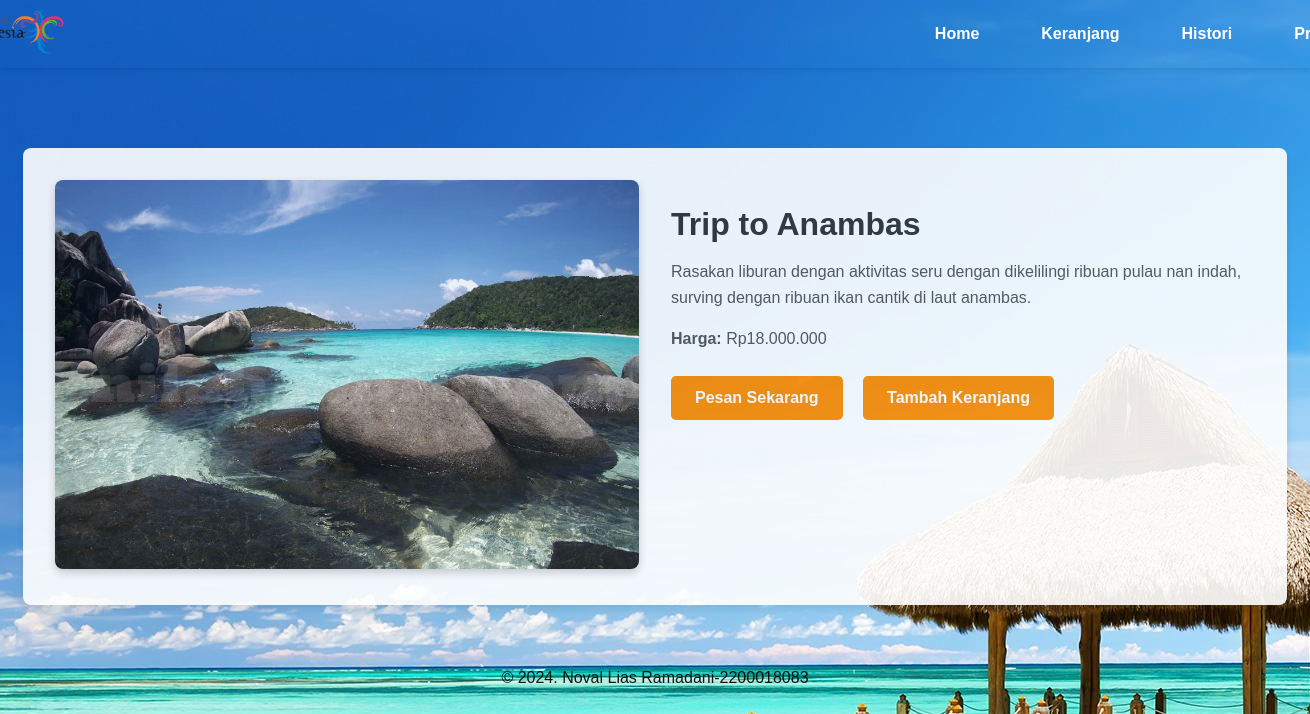
Page /booking/detail.php?id=1 on the committed database.
### tables this page shows
CREATE TABLE `packages` (
  `id` int(11) NOT NULL,
  `image` varchar(255) NOT NULL,
  `title` varchar(100) NOT NULL,
  `description` text NOT NULL,
  `price` decimal(10,2) NOT NULL
);

### booking/detail.php (the view, shortened to what this page needs)
<?php
$servername = "localhost";
$username = "root";
$password = "";
$dbname = "wisata";
$conn = new mysqli($servername, $username, $password, $dbname);
$id = isset($_GET['id']) ? (int)$_GET['id'] : 0;
$sql = "SELECT * FROM packages WHERE id = $id";
$result = $conn->query($sql);
if ($result->num_rows > 0) {
    $package = $result->fetch_assoc();
} else {
    echo "Paket tidak ditemukan.";
    exit;
}
?>
<!DOCTYPE html>
<html lang="en">
<head>
    <link rel="stylesheet" href="detail.css">
</head>
<body>
    <header>
        <div class="container">
            <a href="index.php" class="logo">
                <img src="/Responsipwd/asset/asind/wfi.png" alt="Logo">
            </a>
            <nav>
                <ul>
                    <li><a href="index.php">Home</a></li>
                    <li><a href="keranjang.php">Keranjang</a></li>
                    <li><a href="histori.php">Histori</a></li>
                    <li><a href="profile.php">Profile</a></li>
                </ul>
            </nav>
        </div>
    </header>
    <main>
        <section class="about-section">
            <div class="about-image">
                <img src="<?= $package['image'] ?>" alt="<?= $package['title'] ?>">
            </div>
            <div class="about-content">
                <h1><?= $package['title'] ?></h1>
                <p><?= $package['description'] ?></p>
                <p><strong>Harga: </strong>Rp<?= number_format($package['price'], 0, ',', '.') ?></p>
                <div class="button-group">
                    <a href="bookingorder.php?checkout_now=<?= $package['id'] ?>" class="btn-order">Pesan Sekarang</a>
                    <a href="detail.php?action=add&id=<?= $package['id'] ?>" class="btn-cart">Tambah Keranjang</a>
                </div>
            </div>
        </section>
    </main>
    <footer>
        <p>&copy; 2024. Noval Lias Ramadani-2200018083</p>
    </footer>
</body>
</html>

### booking/detail.css (style rules this page uses)
body { margin: 0; padding: 0; font-family: 'Arial', sans-serif; background: url("http://localhost/Responsipwd/booking/asset/bgmain1.jpg"); }
header { background: transparent; color: #fff; padding: 0.5rem 0; box-shadow: 0 2px 5px rgba(0, 0, 0, 0.1); position: sticky; top: 0; z-index: 1000; transition: background-color 0.3s ease, color 0.3s ease; font-weight: bold; }
header .container { display: flex; justify-content: space-between; align-items: center; max-width: 1200px; margin: 0 auto; padding: 0 20px; }
header .logo img { width: 130px; height: auto; margin-left: -110px; }
header nav ul { display: flex; list-style: none; margin-right: -120px; }
header nav ul li { margin: 0 15px; border-radius: 5px; font-weight: bold; }
header ul li a { color: #0099ff; text-align: center; padding: 8px 16px 8px 16px; text-decoration: none; transition: all 0.3s ease; border-radius: 5px; color: inherit; font-weight: bold; }
.about-section { display: flex; justify-content: space-between; align-items: flex-start; max-width: 1200px; margin: 2rem auto; padding: 2rem; background: #fff; box-shadow: 0 4px 8px rgba(0, 0, 0, 0.1); border-radius: 8px; opacity: 0.9; margin-top: 80px; }
.about-image { flex: 1; margin-right: 2rem; }
.about-image img { width: 100%; border-radius: 8px; box-shadow: 0 4px 8px rgba(0, 0, 0, 0.2); }
.about-content { flex: 1; }
.about-content h1 { font-size: 2rem; color: #333; margin-bottom: 1rem; }
.about-content p { font-size: 1rem; color: #555; line-height: 1.6; margin-bottom: 1rem; }
.button-group { margin-top: 1.5rem; }
.btn-order, .btn-cart { display: inline-block; background-color: #ff8c00; color: #fff; text-decoration: none; padding: 0.8rem 1.5rem; border-radius: 5px; font-weight: bold; margin-right: 1rem; transition: background-color 0.3s ease; }
footer { background: #046dde; color: #000000; text-align: center; padding: 1rem 0; margin-top: 2rem; text-size-adjust: 10px; opacity: 0.9; background: transparent; }

### rows in the picture
packages: image (picture), title "Trip to Anambas", description "Rasakan liburan dengan aktivitas seru dengan dikelilingi ribuan pulau nan indah, surving dengan ribuan ikan cantik di laut anambas.", price "18.000.000"
